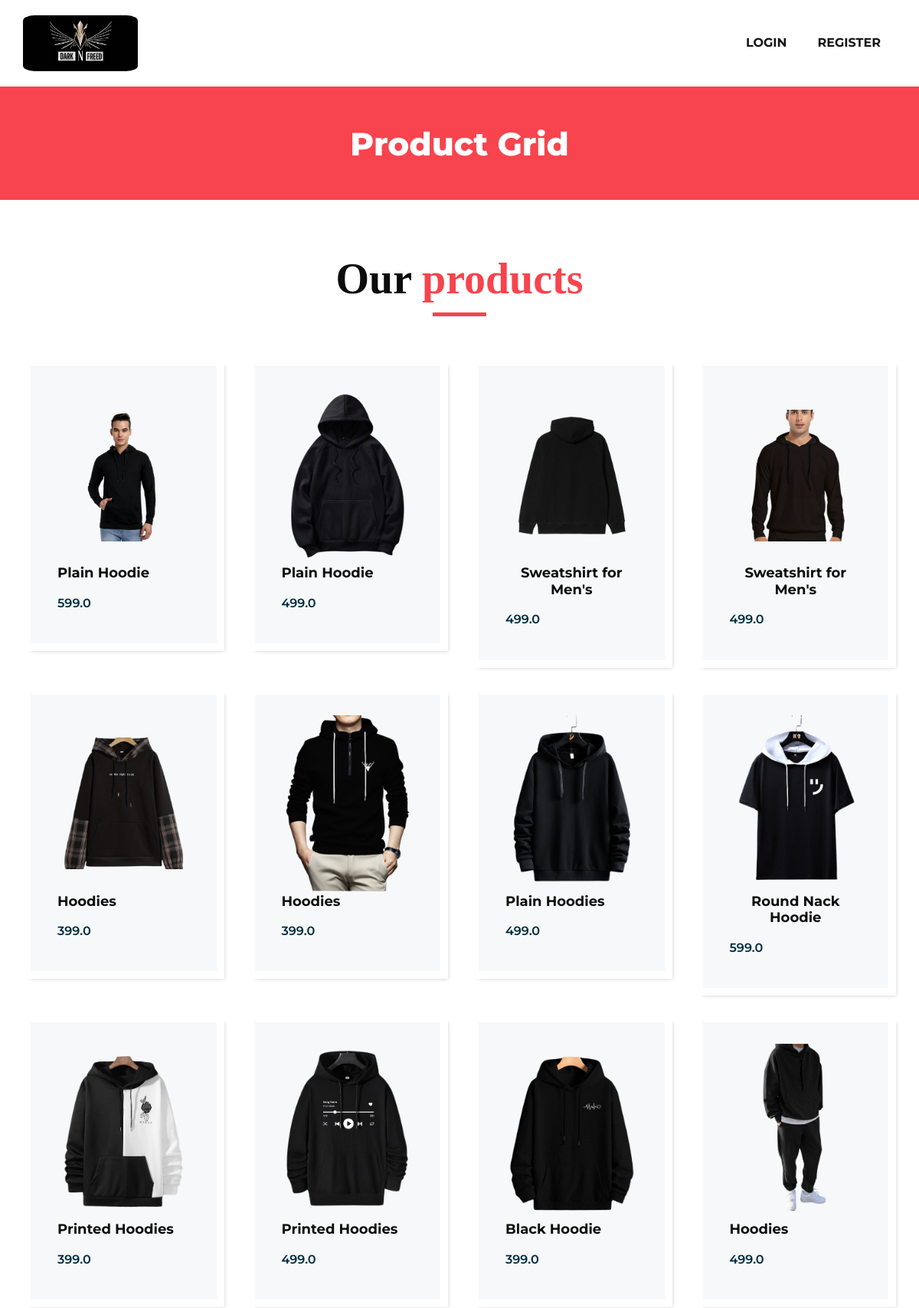
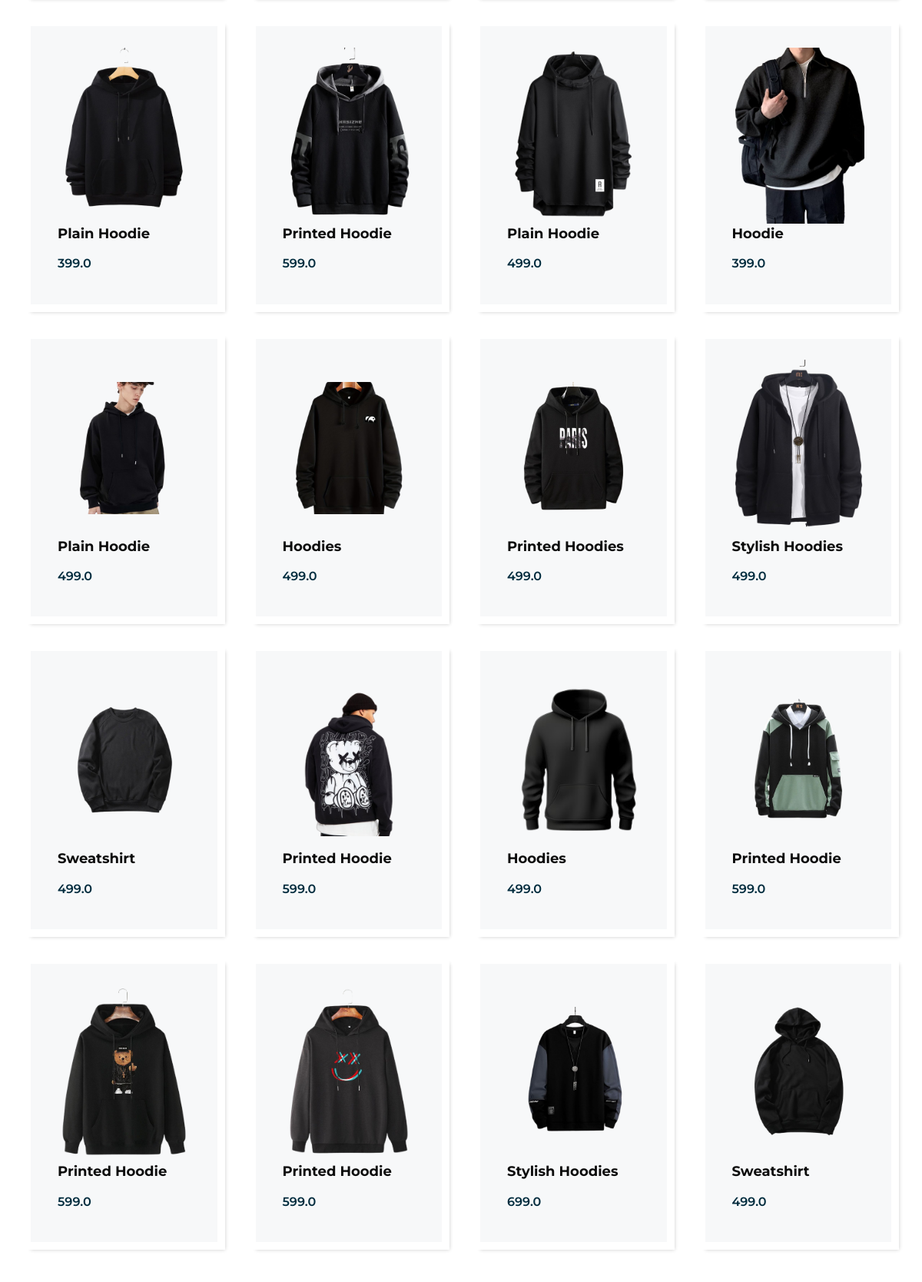
/product/category/M (upper part), run on the app's committed database (2 pictures, top to bottom).
### product/models.py (models this page shows, shortened)
class ProductItem(models.Model):
    P_name = models.CharField(max_length=100)
    P_Qty = models.IntegerField()
    P_Price = models.FloatField(max_length=15)
    CATAGORY_CHOICES = models.CharField(max_length=1, choices=CATAGORY_CHOICES, default='A')
    P_Image = models.ImageField(upload_to='image', blank=True, null=True)
    P_Desc = models.CharField(max_length=1000)
    def __str__(self):
        return f"{self.P_name}"

### product/views.py (the view)
# urls.py: path("category/<slug:val>", views.category,name='category'),
def category(request, val):
    product = ProductItem.objects.filter(CATAGORY_CHOICES=val)
    title = ProductItem.objects.filter(CATAGORY_CHOICES=val).values('P_name')
    context = {
        'val': val,
        'product': product,
        'title': title,
    }
    return render(request, 'product/category.html', context)

### templates/product/category.html (shortened to what this page needs)
{% extends 'core/hf.html' %}
{% load static %}
{% block body %}
    <section class="inner_page_head">
        <div class="container_fuild">
           <div class="row">
              <div class="col-md-12">
                 <div class="full">
                    <h3>Product Grid</h3>
                 </div>
              </div>
           </div>
        </div>
     </section>
     <section class="product_section layout_padding">
        <div class="container">
           <div class="heading_container heading_center">
              <h2>
                 Our <span>products</span>
              </h2>
           </div>
           <div class="row">
                {% for p in product %}
              <div class="col-sm-6 col-md-4 col-lg-3">
                 <div class="box">
                    <div class="img-box">
                       <img src="{{p.P_Image.url}}" alt="">
                    </div>
                     <div class="detail-box">
                        <h5>
                         {{p.P_name}}
                        </h5>
                     </div>
                     <div class="detail-box">
                         <h6>
                            {{p.P_Price}}
                         </h6>
                      </div>
                 </div>
              </div>
              {% endfor %}
           </div>
        </div>
     </section>
{% endblock %}

### static/css/style.css (style rules this page uses)
* { box-sizing: border-box; }
body { font-family: 'Montserrat', sans-serif; color: #0c0c0c; background-color: #ffffff; overflow-x: hidden; }
.layout_padding { padding: 70px 0; }
h1, h2 { font-family: 'Playfair Display', serif; }
.heading_container { display: -webkit-box; display: -ms-flexbox; display: flex; -webkit-box-orient: vertical; -webkit-box-direction: normal; -ms-flex-direction: column; flex-direction: column; -webkit-box-align: start; -ms-flex-align: start; align-items: flex-start; }
.heading_container h2 { position: relative; margin-bottom: 0; font-size: 3.5rem; font-weight: bold; }
.heading_container h2::after { content: ""; display: block; width: 70px; height: 5px; background: #f7444e; margin: 10px auto 10px; }
.heading_container h2 span { color: #f7444e; }
.heading_container.heading_center { -webkit-box-align: center; -ms-flex-align: center; align-items: center; text-align: center; }
.product_section .heading_container { margin-bottom: 20px; }
.product_section .box { position: relative; margin-top: 25px; padding: 35px 35px; background-color: #f7f8f9; -webkit-transition: all .3s; transition: all .3s; overflow: hidden; box-shadow: 5px 5px 5px -5px rgba(0,0,0,.2); border: solid #fff 10px; }
.product_section .box .img-box { display: -webkit-box; display: -ms-flexbox; display: flex; -webkit-box-pack: center; -ms-flex-pack: center; justify-content: center; -webkit-box-align: center; -ms-flex-align: center; align-items: center; height: 215px; }
.product_section .box .img-box img { max-width: 100%; max-height: 300px; -webkit-transition: all .3s; transition: all .3s; }
.product_section .box .detail-box { text-align: center; display: -webkit-box; display: -ms-flexbox; display: flex; -webkit-box-pack: justify; -ms-flex-pack: justify; justify-content: space-between; }
.product_section .box .detail-box h5 { font-size: 18px; margin-top: 10px; }
.product_section .box .detail-box h6 { margin-top: 10px; color: #002c3e; font-weight: 600; }
.detail-box h5 { font-size: 21px; font-weight: 700; }
.inner_page_head { background: #f7444e; text-align: center; color: #fff; padding-top: 50px; padding-bottom: 40px; }
.inner_page_head h3 { font-size: 42px; font-weight: 800; }

### static/css/responsive.css (style rules this page uses)
@media (min-width: 1200px) { .container { max-width: 1170px; } }

### data on the page
ProductItem: P_Image (picture), P_name "Plain Hoodie", P_Price "599.0"
ProductItem: P_Image (picture), P_name "Plain Hoodie", P_Price "499.0"
ProductItem: P_Image (picture), P_name "Sweatshirt for Men's", P_Price "499.0"
ProductItem: P_Image (picture), P_name "Sweatshirt for Men's", P_Price "499.0"
ProductItem: P_Image (picture), P_name "Hoodies", P_Price "399.0"
ProductItem: P_Image (picture), P_name "Hoodies", P_Price "399.0"
ProductItem: P_Image (picture), P_name "Plain Hoodies", P_Price "499.0"
ProductItem: P_Image (picture), P_name "Round Nack Hoodie", P_Price "599.0"
ProductItem: P_Image (picture), P_name "Printed Hoodies", P_Price "399.0"
ProductItem: P_Image (picture), P_name "Printed Hoodies", P_Price "499.0"
ProductItem: P_Image (picture), P_name "Black Hoodie", P_Price "399.0"
ProductItem: P_Image (picture), P_name "Hoodies", P_Price "499.0"
ProductItem: P_Image (picture), P_name "Plain Hoodie", P_Price "399.0"
ProductItem: P_Image (picture), P_name "Printed Hoodie", P_Price "599.0"
ProductItem: P_Image (picture), P_name "Plain Hoodie", P_Price "499.0"
ProductItem: P_Image (picture), P_name "Hoodie", P_Price "399.0"
ProductItem: P_Image (picture), P_name "Plain Hoodie", P_Price "499.0"
ProductItem: P_Image (picture), P_name "Hoodies", P_Price "499.0"
ProductItem: P_Image (picture), P_name "Printed Hoodies", P_Price "499.0"
ProductItem: P_Image (picture), P_name "Stylish Hoodies", P_Price "499.0"
ProductItem: P_Image (picture), P_name "Sweatshirt", P_Price "499.0"
ProductItem: P_Image (picture), P_name "Printed Hoodie", P_Price "599.0"
ProductItem: P_Image (picture), P_name "Hoodies", P_Price "499.0"
ProductItem: P_Image (picture), P_name "Printed Hoodie", P_Price "599.0"
ProductItem: P_Image (picture), P_name "Printed Hoodie", P_Price "599.0"
ProductItem: P_Image (picture), P_name "Printed Hoodie", P_Price "599.0"
ProductItem: P_Image (picture), P_name "Stylish Hoodies", P_Price "699.0"
ProductItem: P_Image (picture), P_name "Sweatshirt", P_Price "499.0"
